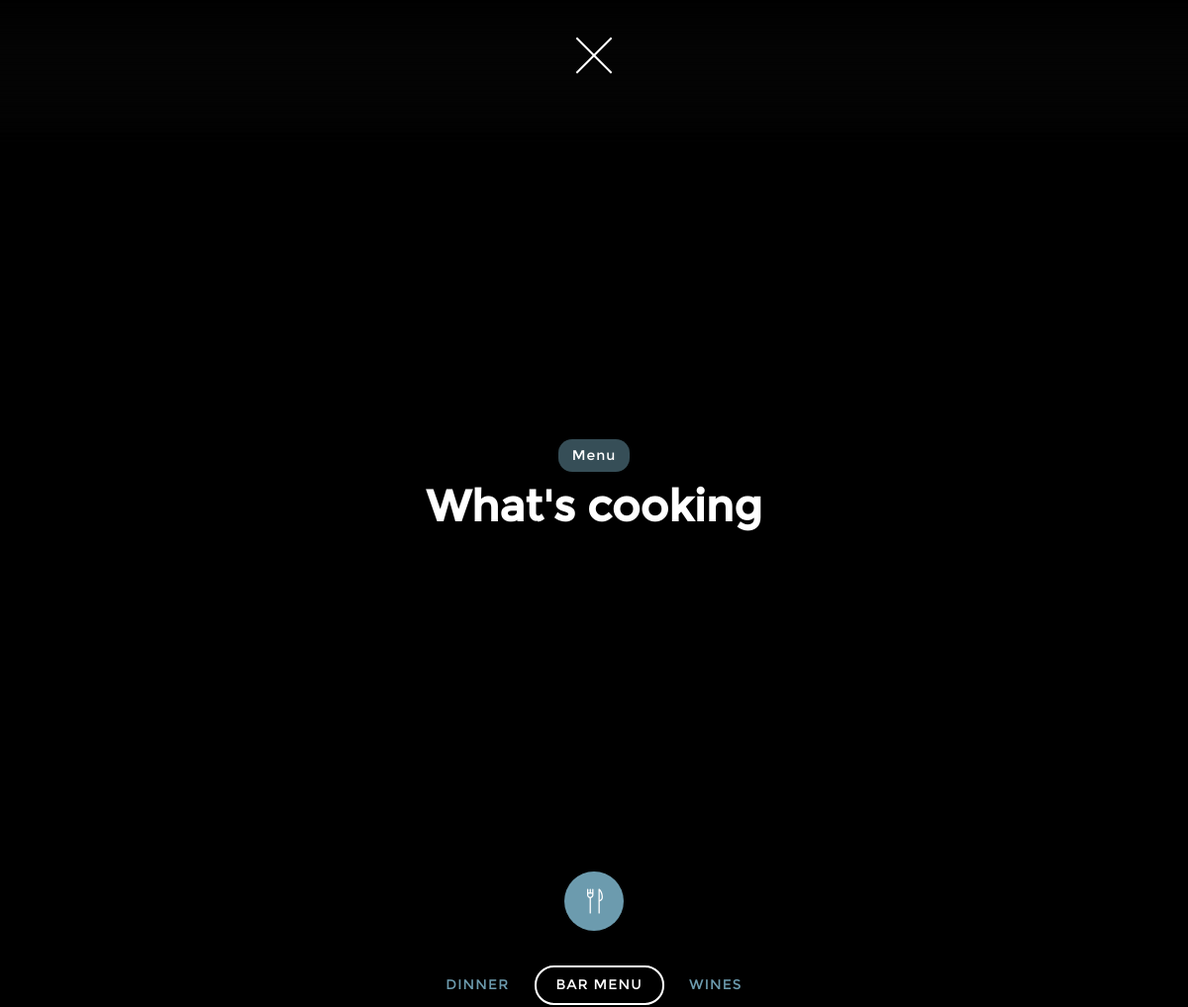
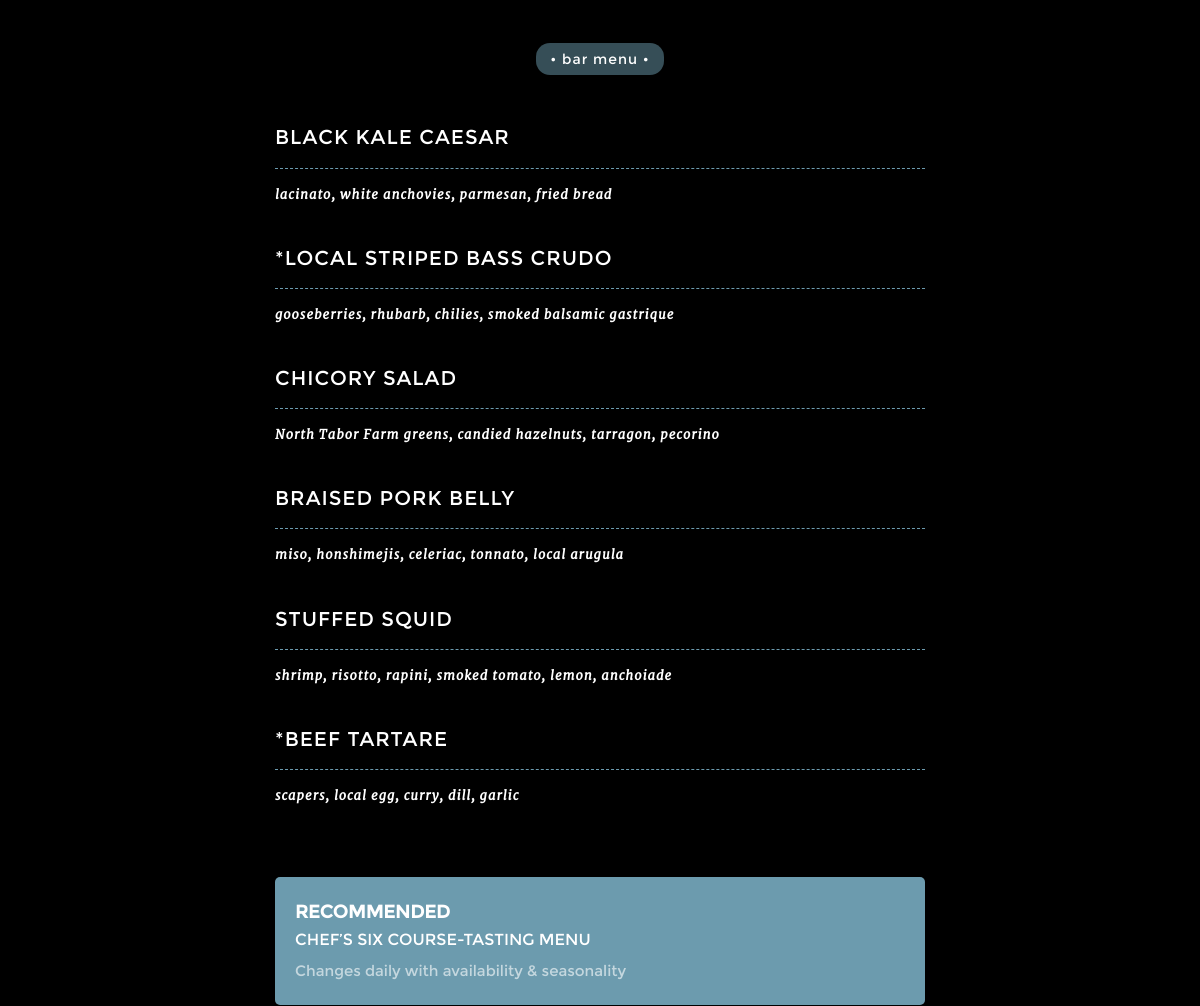
The page /bar_menu_index/ on the database as committed earlier (2 pictures, top to bottom).
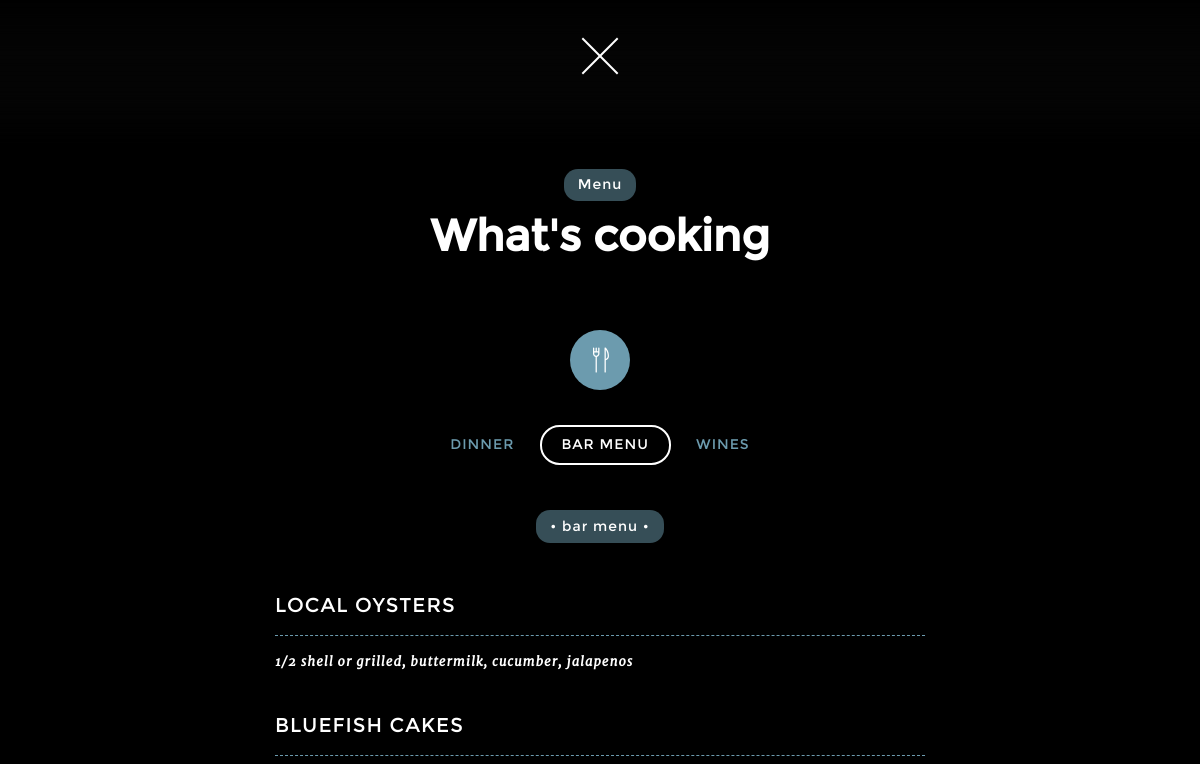
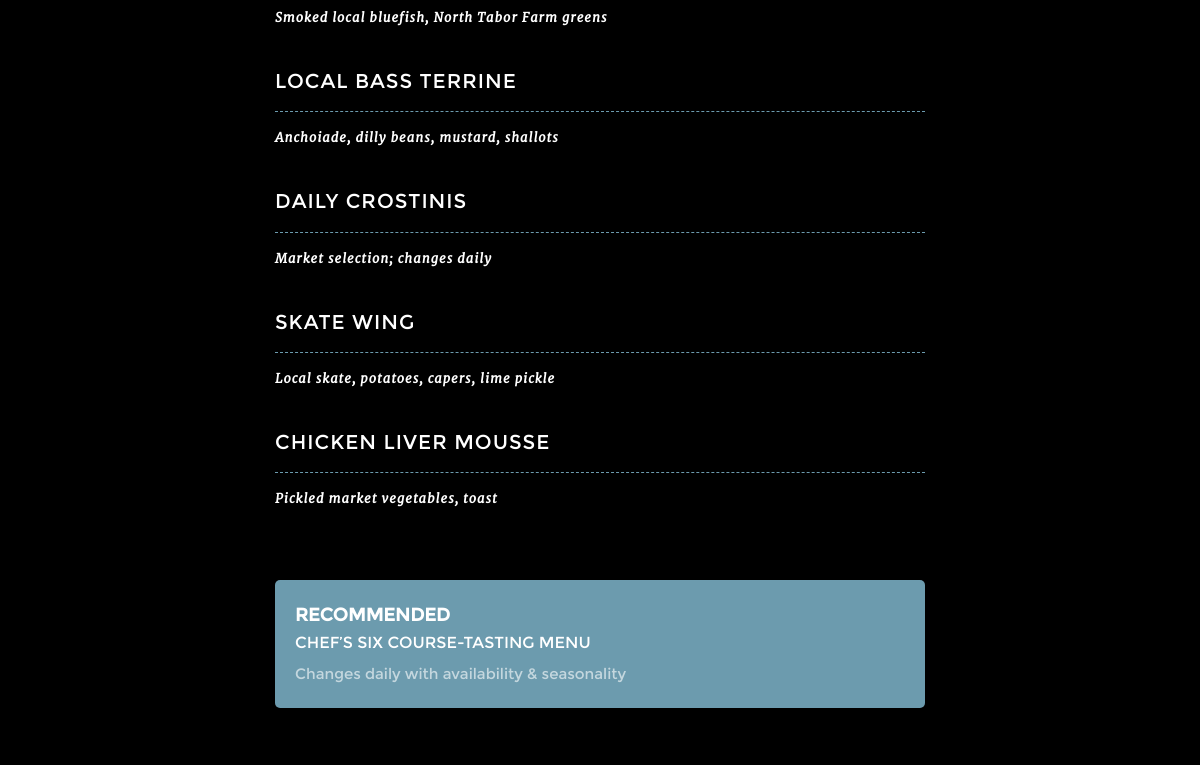
The same page on the database as committed later (2 pictures, top to bottom).
### restaurant/models.py (models this page shows)
class Menu(models.Model):
    FOOD_TYPE_CHOICES = (
        ('D', 'Dinner'),
        ('B', 'bar_menu'),
        ('W', 'Wines'),
    )
    type = models.CharField(max_length=2, choices=FOOD_TYPE_CHOICES)
    name = models.CharField(max_length=300)
    description = models.TextField()
    class Meta:
        verbose_name_plural = "Menu"

### restaurant/views.py (the view)
# urls.py: url(r'^bar_menu_index/$', views.bar_menu_index, name='bar_menu_index'),
def bar_menu_index(request):
    bars = Menu.objects.filter(type='B')
    return render(request, "restaurant/menu/bar_menu/bar_menu_index.html", {'bars': bars})

### restaurant/context_processors.py (called while the page is built)
def pic(request):
    return {'pics': Pic.objects.all()}

### restaurant/templates/restaurant/menu/bar_menu/bar_menu_index.html (shortened to what this page needs)
{% extends "restaurant/base.html" %}
{% block main_content %}
    <header class="detail">
        <a href="{% url "index" %}" class="back" data-transition="slide-from-top">
        </a>
        <section>
            <h3 class="badge">Menu</h3>
            <h1>What&#039;s cooking</h1>
        </section>
    </header>
    <div class="content-wrap">
        <div class="content">
            <i class="icon bg icon-Food"></i>
            <header class="with-subnav">
                <ul>
                    <li class="btn ">
                        <a href="{% url "dinner_index" %}" data-transition="slide-left">
                        <h4>Dinner</h4>
                        </a>
                    </li>
                    <li class="btn active">
                        <a href="{% url "bar_menu_index" %}" data-transition="slide-left">
                            <h4>Bar Menu</h4>
                        </a>
                    </li>
                    <li class="btn ">
                        <a href="{% url "wines_index" %}" data-transition="slide-left">
                            <h4>Wines</h4>
                        </a>
                    </li>
                </ul>
            </header>
            <header>
                <h3 class="badge">• bar menu •</h3>
            </header>
            <ul class="price-list">
                {% for bar in  bars %}
                    <li>
                        <div class="top">
                            <h3 class="title">{{ bar.name }}</h3>
                        </div>
                        <p class="description">{{ bar.description }}</p>
                    </li>
                {% endfor %}
            </ul>
            <aside class="notice">
                <h3>RECOMMENDED</h3>
                <h4>CHEF’S SIX COURSE-TASTING MENU</h4>
                <p>Changes daily with availability & seasonality</p>
            </aside>
        </div>
    </div>
{% endblock %}

Rows that differ between the two databases and show on the page:
removed Menu: name "CHICORY SALAD", description "North Tabor Farm greens, candied hazelnuts, tarragon, pecorino"
removed Menu: name "BRAISED PORK BELLY", description "miso, honshimejis, celeriac, tonnato, local arugula"
removed Menu: name "STUFFED SQUID", description "shrimp, risotto, rapini, smoked tomato, lemon, anchoiade"
no longer on this page (row edited): Menu: name "*BEEF TARTARE", description "scapers, local egg, curry, dill, garlic"
now on this page (row edited): Menu: name "LOCAL OYSTERS", description "1/2 shell or grilled, buttermilk, cucumber, jalapenos"
changed Menu: name "BLACK KALE CAESAR" → "BLUEFISH CAKES"; description "lacinato, white anchovies, parmesan, fried bread" → "Smoked local bluefish, North Tabor Farm greens"
changed Menu: name "*LOCAL STRIPED BASS CRUDO" → "LOCAL BASS TERRINE"; description "gooseberries, rhubarb, chilies, smoked balsamic gastrique" → "Anchoiade, dilly beans, mustard, shallots"
added Menu: name "DAILY CROSTINIS", description "Market selection; changes daily"
added Menu: name "SKATE WING", description "Local skate, potatoes, capers, lime pickle"
added Menu: name "CHICKEN LIVER MOUSSE", description "Pickled market vegetables, toast"
